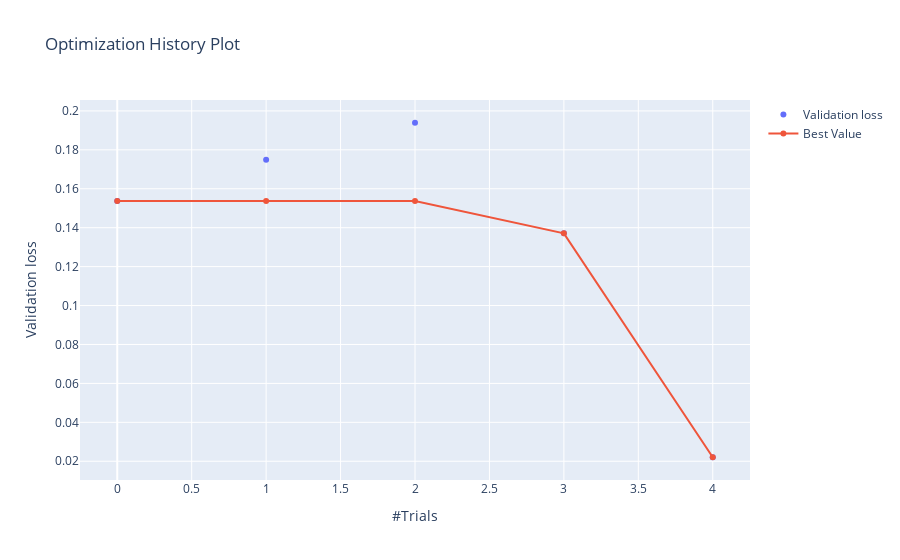

Notebook source saved alongside this figure:
### Code cell
optuna.visualization.plot_optimization_history(study, target_name='Validation loss')

### Figure 1 — Plotly figure (JSON) as saved in the notebook; plotly's stock layout.template omitted (floating-point values rounded to 4 significant figures)
{"data": [{"mode": "markers", "name": "Validation loss", "type": "scatter", "x": [0, 1, 2, 3, 4], "y": [0.1538, 0.1749, 0.1939, 0.1371, 0.02206]}, {"name": "Best Value", "type": "scatter", "x": [0, 1, 2, 3, 4], "y": [0.1538, 0.1538, 0.1538, 0.1371, 0.02206]}], "layout": {"autosize": true, "title": {"text": "Optimization History Plot"}, "xaxis": {"autorange": true, "range": [-0.2459, 4.246], "title": {"text": "#Trials"}, "type": "linear"}, "yaxis": {"autorange": true, "range": [0.007878, 0.2081], "title": {"text": "Validation loss"}, "type": "linear"}}}
